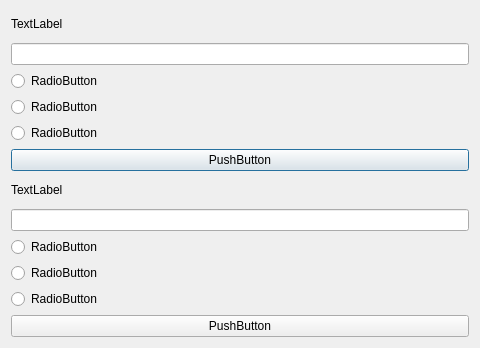
<?xml version="1.0" encoding="UTF-8"?>
<ui version="4.0">
 <class>Dialog</class>
 <widget class="QDialog" name="Dialog">
  <property name="geometry">
   <rect>
    <x>0</x>
    <y>0</y>
    <width>480</width>
    <height>348</height>
   </rect>
  </property>
  <property name="windowTitle">
   <string>Dialog</string>
  </property>
  <layout class="QVBoxLayout" name="verticalLayout_3">
   <item>
    <layout class="QVBoxLayout" name="verticalLayout">
     <item>
      <widget class="QLabel" name="label">
       <property name="text">
        <string>TextLabel</string>
       </property>
      </widget>
     </item>
     <item>
      <widget class="QLineEdit" name="lineEdit"/>
     </item>
     <item>
      <widget class="QRadioButton" name="radioButton">
       <property name="text">
        <string>RadioButton</string>
       </property>
      </widget>
     </item>
     <item>
      <widget class="QRadioButton" name="radioButton_2">
       <property name="text">
        <string>RadioButton</string>
       </property>
      </widget>
     </item>
     <item>
      <widget class="QRadioButton" name="radioButton_3">
       <property name="text">
        <string>RadioButton</string>
       </property>
      </widget>
     </item>
     <item>
      <widget class="QPushButton" name="pushButton">
       <property name="text">
        <string>PushButton</string>
       </property>
      </widget>
     </item>
    </layout>
   </item>
   <item>
    <layout class="QVBoxLayout" name="verticalLayout_2">
     <item>
      <widget class="QLabel" name="label_2">
       <property name="text">
        <string>TextLabel</string>
       </property>
      </widget>
     </item>
     <item>
      <widget class="QLineEdit" name="lineEdit_2"/>
     </item>
     <item>
      <widget class="QRadioButton" name="radioButton_4">
       <property name="text">
        <string>RadioButton</string>
       </property>
      </widget>
     </item>
     <item>
      <widget class="QRadioButton" name="radioButton_5">
       <property name="text">
        <string>RadioButton</string>
       </property>
      </widget>
     </item>
     <item>
      <widget class="QRadioButton" name="radioButton_6">
       <property name="text">
        <string>RadioButton</string>
       </property>
      </widget>
     </item>
     <item>
      <widget class="QPushButton" name="pushButton_2">
       <property name="text">
        <string>PushButton</string>
       </property>
      </widget>
     </item>
    </layout>
   </item>
  </layout>
 </widget>
 <resources/>
 <connections/>
</ui>
